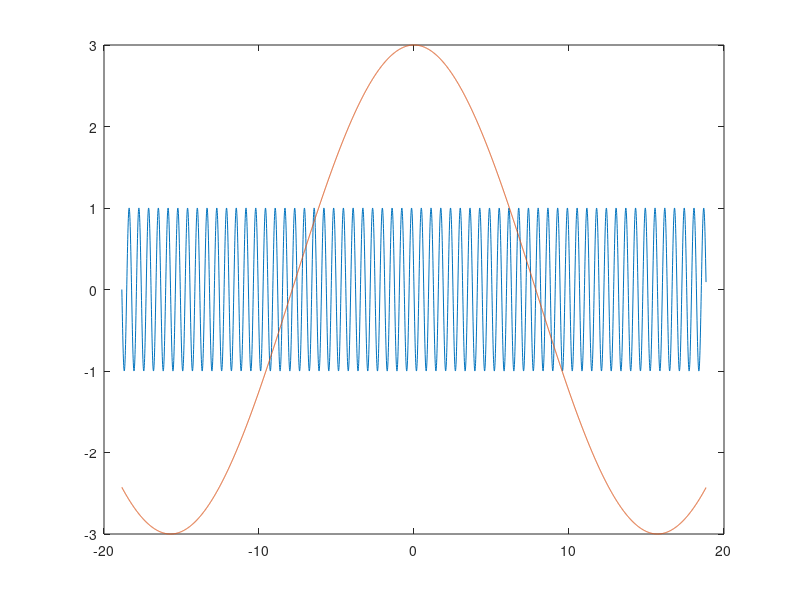

This figure's MATLAB source:
% Постройте графики функций 2sin(-5x), 3cos(0.2x) в одной системе координат.
% Переменная x изменяется от -6π до 6π с шагом 0.01.
x = -6*pi:0.01:6*pi;
ya = 2*sin(-5*x).*cos(-5*x)
yb = 3*cos(0.2*x);
plot(x,[ya; yb])